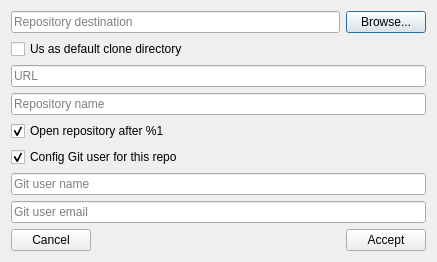
<?xml version="1.0" encoding="UTF-8"?>
<ui version="4.0">
 <class>CreateRepoDlg</class>
 <widget class="QDialog" name="CreateRepoDlg">
  <property name="geometry">
   <rect>
    <x>0</x>
    <y>0</y>
    <width>437</width>
    <height>256</height>
   </rect>
  </property>
  <property name="windowTitle">
   <string/>
  </property>
  <layout class="QGridLayout" name="gridLayout">
   <item row="0" column="2">
    <widget class="QPushButton" name="pbBrowse">
     <property name="text">
      <string>Browse...</string>
     </property>
    </widget>
   </item>
   <item row="3" column="0" colspan="3">
    <widget class="QLineEdit" name="leRepoName">
     <property name="placeholderText">
      <string>Repository name</string>
     </property>
    </widget>
   </item>
   <item row="8" column="0">
    <widget class="QPushButton" name="pbCancel">
     <property name="text">
      <string>Cancel</string>
     </property>
    </widget>
   </item>
   <item row="8" column="1">
    <spacer name="horizontalSpacer">
     <property name="orientation">
      <enum>Qt::Horizontal</enum>
     </property>
     <property name="sizeHint" stdset="0">
      <size>
       <width>170</width>
       <height>20</height>
      </size>
     </property>
    </spacer>
   </item>
   <item row="5" column="0" colspan="3">
    <widget class="CheckBox" name="cbGitUser">
     <property name="text">
      <string>Config Git user for this repo</string>
     </property>
     <property name="checked">
      <bool>true</bool>
     </property>
    </widget>
   </item>
   <item row="8" column="2">
    <widget class="QPushButton" name="pbAccept">
     <property name="text">
      <string>Accept</string>
     </property>
    </widget>
   </item>
   <item row="4" column="0" colspan="3">
    <widget class="CheckBox" name="chbOpen">
     <property name="text">
      <string>Open repository after %1</string>
     </property>
     <property name="checked">
      <bool>true</bool>
     </property>
    </widget>
   </item>
   <item row="7" column="0" colspan="3">
    <widget class="QLineEdit" name="leGitEmail">
     <property name="placeholderText">
      <string>Git user email</string>
     </property>
    </widget>
   </item>
   <item row="0" column="0" colspan="2">
    <widget class="QLineEdit" name="lePath">
     <property name="placeholderText">
      <string>Repository destination</string>
     </property>
    </widget>
   </item>
   <item row="6" column="0" colspan="3">
    <widget class="QLineEdit" name="leGitName">
     <property name="placeholderText">
      <string>Git user name</string>
     </property>
    </widget>
   </item>
   <item row="2" column="0" colspan="3">
    <widget class="QLineEdit" name="leURL">
     <property name="placeholderText">
      <string>URL</string>
     </property>
    </widget>
   </item>
   <item row="1" column="0" colspan="3">
    <widget class="CheckBox" name="chbDefaultDir">
     <property name="text">
      <string>Us as default clone directory </string>
     </property>
    </widget>
   </item>
  </layout>
 </widget>
 <customwidgets>
  <customwidget>
   <class>CheckBox</class>
   <extends>QCheckBox</extends>
   <header>CheckBox.h</header>
  </customwidget>
 </customwidgets>
 <tabstops>
  <tabstop>lePath</tabstop>
  <tabstop>pbBrowse</tabstop>
  <tabstop>leURL</tabstop>
  <tabstop>leRepoName</tabstop>
  <tabstop>chbOpen</tabstop>
  <tabstop>cbGitUser</tabstop>
  <tabstop>leGitName</tabstop>
  <tabstop>leGitEmail</tabstop>
  <tabstop>pbAccept</tabstop>
  <tabstop>pbCancel</tabstop>
 </tabstops>
 <resources/>
 <connections/>
</ui>
